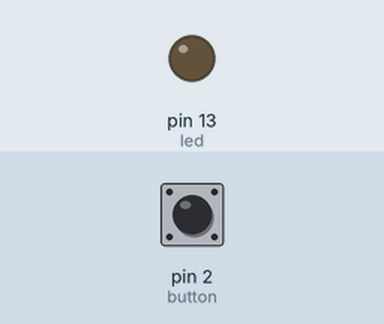
A sketch run on a simulated Arduino Uno, built with avr-gcc and run on an emulated ATmega328P. Shown: output pins drawn as LEDs (lit = HIGH). The inputs (shaded band) are chosen by the test bench; at power-on: pin 2 (button) LOW.

Above: at 1.2 s.
1.3 s: pin 2 (button) pulled HIGH for 0.15 s
At 1.37 s:
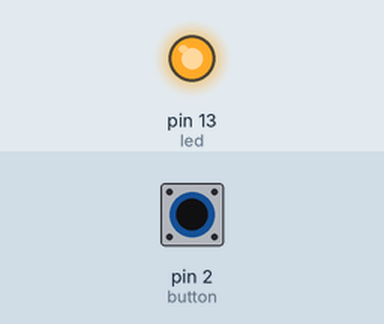
2.9 s: pin 2 (button) pulled HIGH for 3.2 s
At 6.9 s:
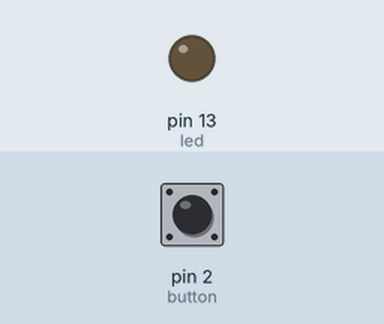
Timing chart, 0 to 8.4 s (numbered marks = the images above; inputs shaded):
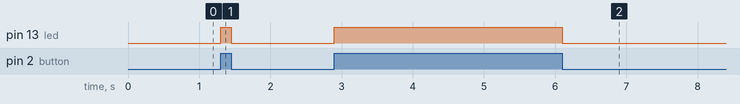

The sketch:

code.ino
```cpp
int button = 2;
int led = 13;

void setup() {
  pinMode(button, INPUT);
  pinMode(led, OUTPUT);
}

void loop() {
  if (digitalRead(button) == HIGH)
    digitalWrite(led, HIGH);
  else
    digitalWrite(led, LOW);
}
```

Measured:
- after the input at 1.3 s, pin 13 (led): LOW → HIGH at once, → LOW 0.15 s later
- after the input at 2.9 s, pin 13 (led): LOW → HIGH at once, → LOW 3.2 s later
